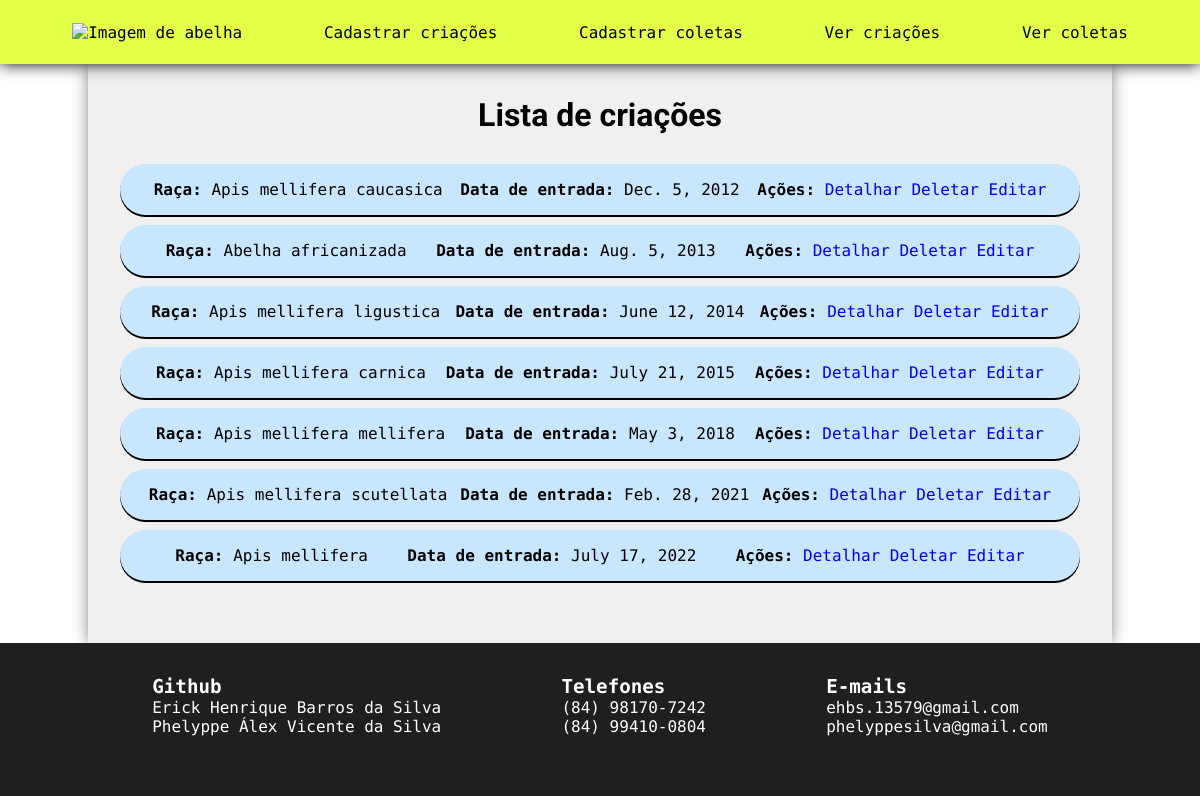
The app's page /listar-criacoes/, older data.
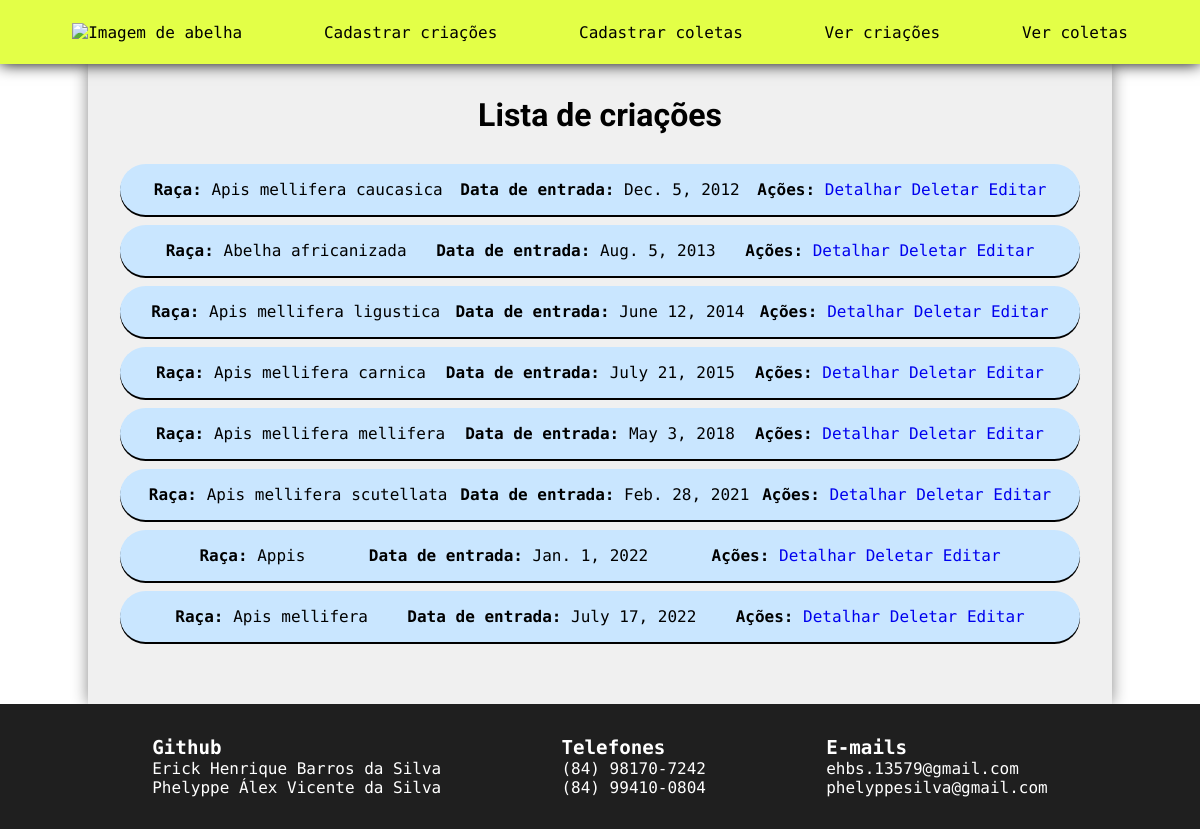
The same page, newer data.
### Producao/models.py (models this page shows, shortened)
class Criacao(models.Model):
    id = models.AutoField(primary_key=True)
    raca = models.CharField(max_length=30, verbose_name='raca')
    data_entrada = models.DateField(max_length=10, verbose_name='data_entrada')
    class Meta:
        ordering = ['data_entrada', 'raca']
        app_label = 'Producao'

### Producao/views.py (the view)
# urls.py: path('listar-criacoes/', views.listar_criacoes, name='listar_criacoes'),
def listar_criacoes(request):
    lista_criacoes = Criacao.objects.all()
    informacoes = {
        'lista_criacoes': lista_criacoes
    }
    return render(request, 'Producao/listar_criacoes.html', informacoes)

### templates/Producao/listar_criacoes.html (shortened to what this page needs)
{% extends "base.html" %}
{% block subtitulo %}
Lista de criações
{% endblock %}
{% block conteudo %}
    <div class="tabela">
        {% for criacao in lista_criacoes %}
        <div class="linha">
            <div class="coluna">
                <b>Raça:</b> {{criacao.raca}}
            </div>
            <div class="coluna">
                <b>Data de entrada:</b> {{criacao.data_entrada}}
            </div>
            <div class="coluna">
                <b>Ações:</b> <a href="/detalhes-criacao/{{ criacao.id }}">Detalhar</a> <a href="/deletar-criacao/{{ criacao.id }}">Deletar</a> <a href="/editar-criacao/{{ criacao.id }}">Editar</a>
            </div>
        </div>
        {% endfor %}
    </div>
{% endblock %}

Row changes from the older to the newer data that the page shows:
added Criacao: raca "Appis", data_entrada "Jan. 1, 2022"
